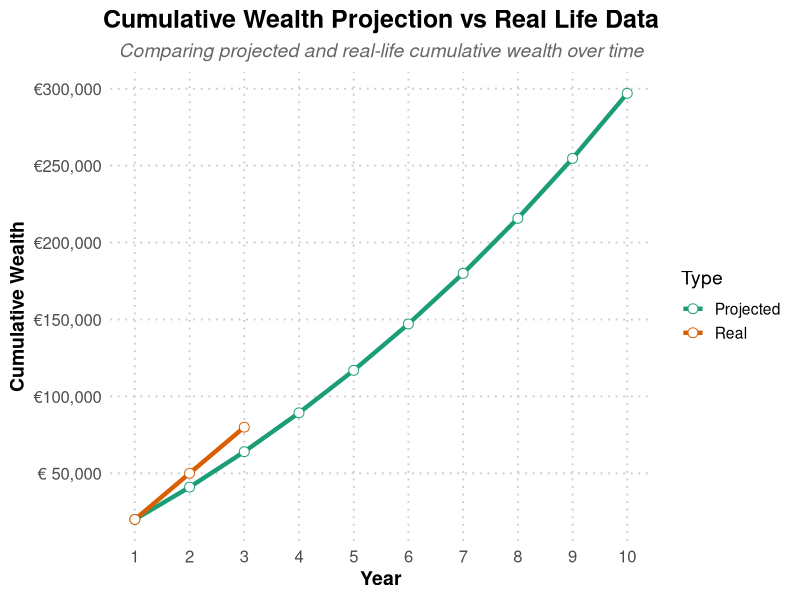

The R script that drew this image:
library(ggplot2)
library(scales)
library(RColorBrewer)

# Function to project cumulative wealth over time
project_wealth <- function(starting_salary, annual_salary_growth, savings_rate, investment_return_rate, years, initial_savings = 0) {
  
  # Initialize variables
  salary <- starting_salary
  total_savings <- initial_savings
  cumulative_wealth <- numeric(years)  # Vector to store wealth for each year
  
  for (year in 1:years) {
    # Record cumulative wealth before savings and returns for the current year
    cumulative_wealth[year] <- total_savings
    
    # Calculate annual savings
    annual_savings <- salary * savings_rate
    
    # Add investment returns on previous savings
    total_savings <- total_savings * (1 + investment_return_rate)
    
    # Add new savings to total
    total_savings <- total_savings + annual_savings
    
    # Increase salary based on annual salary growth
    salary <- salary * (1 + annual_salary_growth)
  }
  
  # Return the wealth projection over the years
  return(cumulative_wealth)
}

# Example usage
starting_salary <- 100000            # Starting net salary in euros
annual_salary_growth <- 0.05         # X% annual salary increase
savings_rate <- 0.20                 # Save X% of salary each year
investment_return_rate <- 0.05       # X% return on investments
years <- 10                          # Number of years to project
initial_savings <- 20000             # Initial savings at the start in euros

# Project cumulative wealth over 10 years
wealth_projection <- project_wealth(starting_salary, annual_salary_growth, savings_rate, investment_return_rate, years, initial_savings)

# Create a data frame for projected wealth
years_vector <- 1:years
projected_data <- data.frame(Year = years_vector, Cumulative_Wealth = wealth_projection, Type = "Projected")

# Real-life data (replace with your actual data)
real_life_wealth <- c(20000, 50000, 80000) # In euros
real_life_years <- c(1, 2, 3)  # Real data corresponding years
real_life_data <- data.frame(Year = real_life_years, Cumulative_Wealth = real_life_wealth, Type = "Real")

# Combine the projected and real data into one data frame
combined_data <- rbind(projected_data, real_life_data)

# Custom function for euro formatting
euro_format <- function(x) {
  paste0("\u20AC", format(x, big.mark = ",", scientific = FALSE))
}

# Plot data
ggplot(combined_data, aes(x = Year, y = Cumulative_Wealth, color = Type)) +
  geom_line(size = 1.5, linetype = "solid") +
  geom_point(size = 3, shape = 21, fill = "white") +
  labs(title = "Cumulative Wealth Projection vs Real Life Data",
       subtitle = "Comparing projected and real-life cumulative wealth over time",
       x = "Year",
       y = "Cumulative Wealth") +  # Use euro symbol
  scale_color_brewer(palette = "Dark2") +
  scale_y_continuous(labels = euro_format, 
                     breaks = pretty_breaks(n = 10)) +
  scale_x_continuous(breaks = pretty_breaks(n = 10)) +
  theme_minimal(base_size = 14) +
  theme(
    plot.title = element_text(hjust = 0.5, size = 18, face = "bold"),
    plot.subtitle = element_text(hjust = 0.5, size = 14, face = "italic", color = "grey40"),
    axis.title.x = element_text(size = 14, face = "bold"),
    axis.title.y = element_text(size = 14, face = "bold"),
    axis.text.x = element_text(size = 12),
    axis.text.y = element_text(size = 12),
    panel.grid.minor = element_blank(),
    panel.grid.major = element_line(color = "grey80", linetype = "dotted")
  )